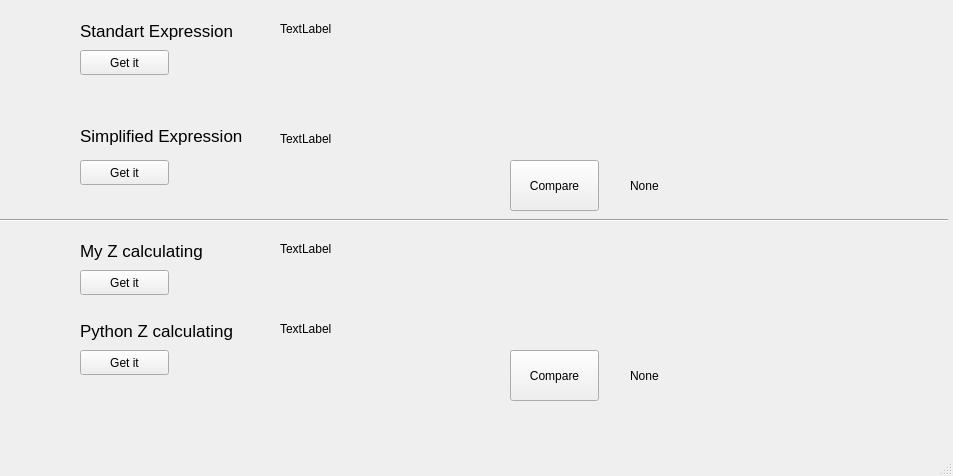
<?xml version="1.0" encoding="UTF-8"?>
<ui version="4.0">
 <class>MainWindow</class>
 <widget class="QMainWindow" name="MainWindow">
  <property name="geometry">
   <rect>
    <x>0</x>
    <y>0</y>
    <width>953</width>
    <height>476</height>
   </rect>
  </property>
  <property name="windowTitle">
   <string>MainWindow</string>
  </property>
  <widget class="QWidget" name="centralwidget">
   <widget class="QLabel" name="label">
    <property name="geometry">
     <rect>
      <x>80</x>
      <y>20</y>
      <width>161</width>
      <height>21</height>
     </rect>
    </property>
    <property name="font">
     <font>
      <pointsize>13</pointsize>
     </font>
    </property>
    <property name="text">
     <string>Standart Expression</string>
    </property>
   </widget>
   <widget class="QLabel" name="label_2">
    <property name="geometry">
     <rect>
      <x>80</x>
      <y>120</y>
      <width>171</width>
      <height>31</height>
     </rect>
    </property>
    <property name="font">
     <font>
      <pointsize>13</pointsize>
     </font>
    </property>
    <property name="text">
     <string>Simplified Expression</string>
    </property>
   </widget>
   <widget class="QPushButton" name="pushButton">
    <property name="geometry">
     <rect>
      <x>80</x>
      <y>50</y>
      <width>89</width>
      <height>25</height>
     </rect>
    </property>
    <property name="text">
     <string>Get it</string>
    </property>
   </widget>
   <widget class="QPushButton" name="pushButton_2">
    <property name="geometry">
     <rect>
      <x>80</x>
      <y>160</y>
      <width>89</width>
      <height>25</height>
     </rect>
    </property>
    <property name="text">
     <string>Get it</string>
    </property>
   </widget>
   <widget class="QLabel" name="label_3">
    <property name="geometry">
     <rect>
      <x>280</x>
      <y>20</y>
      <width>67</width>
      <height>17</height>
     </rect>
    </property>
    <property name="text">
     <string>TextLabel</string>
    </property>
   </widget>
   <widget class="QLabel" name="label_4">
    <property name="geometry">
     <rect>
      <x>280</x>
      <y>130</y>
      <width>67</width>
      <height>17</height>
     </rect>
    </property>
    <property name="text">
     <string>TextLabel</string>
    </property>
   </widget>
   <widget class="Line" name="line">
    <property name="geometry">
     <rect>
      <x>-3</x>
      <y>210</y>
      <width>951</width>
      <height>20</height>
     </rect>
    </property>
    <property name="orientation">
     <enum>Qt::Horizontal</enum>
    </property>
   </widget>
   <widget class="QLabel" name="label_5">
    <property name="geometry">
     <rect>
      <x>280</x>
      <y>240</y>
      <width>67</width>
      <height>17</height>
     </rect>
    </property>
    <property name="text">
     <string>TextLabel</string>
    </property>
   </widget>
   <widget class="QLabel" name="label_6">
    <property name="geometry">
     <rect>
      <x>80</x>
      <y>240</y>
      <width>161</width>
      <height>21</height>
     </rect>
    </property>
    <property name="font">
     <font>
      <pointsize>13</pointsize>
     </font>
    </property>
    <property name="text">
     <string>My Z calculating</string>
    </property>
   </widget>
   <widget class="QPushButton" name="pushButton_3">
    <property name="geometry">
     <rect>
      <x>80</x>
      <y>270</y>
      <width>89</width>
      <height>25</height>
     </rect>
    </property>
    <property name="text">
     <string>Get it</string>
    </property>
   </widget>
   <widget class="QLabel" name="label_7">
    <property name="geometry">
     <rect>
      <x>80</x>
      <y>320</y>
      <width>161</width>
      <height>21</height>
     </rect>
    </property>
    <property name="font">
     <font>
      <pointsize>13</pointsize>
     </font>
    </property>
    <property name="text">
     <string>Python Z calculating</string>
    </property>
   </widget>
   <widget class="QPushButton" name="pushButton_4">
    <property name="geometry">
     <rect>
      <x>80</x>
      <y>350</y>
      <width>89</width>
      <height>25</height>
     </rect>
    </property>
    <property name="text">
     <string>Get it</string>
    </property>
   </widget>
   <widget class="QLabel" name="label_8">
    <property name="geometry">
     <rect>
      <x>280</x>
      <y>320</y>
      <width>67</width>
      <height>17</height>
     </rect>
    </property>
    <property name="text">
     <string>TextLabel</string>
    </property>
   </widget>
   <widget class="QPushButton" name="pushButton_5">
    <property name="geometry">
     <rect>
      <x>510</x>
      <y>160</y>
      <width>89</width>
      <height>51</height>
     </rect>
    </property>
    <property name="text">
     <string>Compare</string>
    </property>
   </widget>
   <widget class="QPushButton" name="pushButton_6">
    <property name="geometry">
     <rect>
      <x>510</x>
      <y>350</y>
      <width>89</width>
      <height>51</height>
     </rect>
    </property>
    <property name="text">
     <string>Compare</string>
    </property>
   </widget>
   <widget class="QLabel" name="label_9">
    <property name="geometry">
     <rect>
      <x>630</x>
      <y>360</y>
      <width>111</width>
      <height>31</height>
     </rect>
    </property>
    <property name="text">
     <string>None</string>
    </property>
   </widget>
   <widget class="QLabel" name="label_10">
    <property name="geometry">
     <rect>
      <x>630</x>
      <y>170</y>
      <width>111</width>
      <height>31</height>
     </rect>
    </property>
    <property name="text">
     <string>None</string>
    </property>
   </widget>
  </widget>
  <widget class="QMenuBar" name="menubar">
   <property name="geometry">
    <rect>
     <x>0</x>
     <y>0</y>
     <width>953</width>
     <height>22</height>
    </rect>
   </property>
  </widget>
  <widget class="QStatusBar" name="statusbar"/>
 </widget>
 <resources/>
 <connections/>
</ui>
